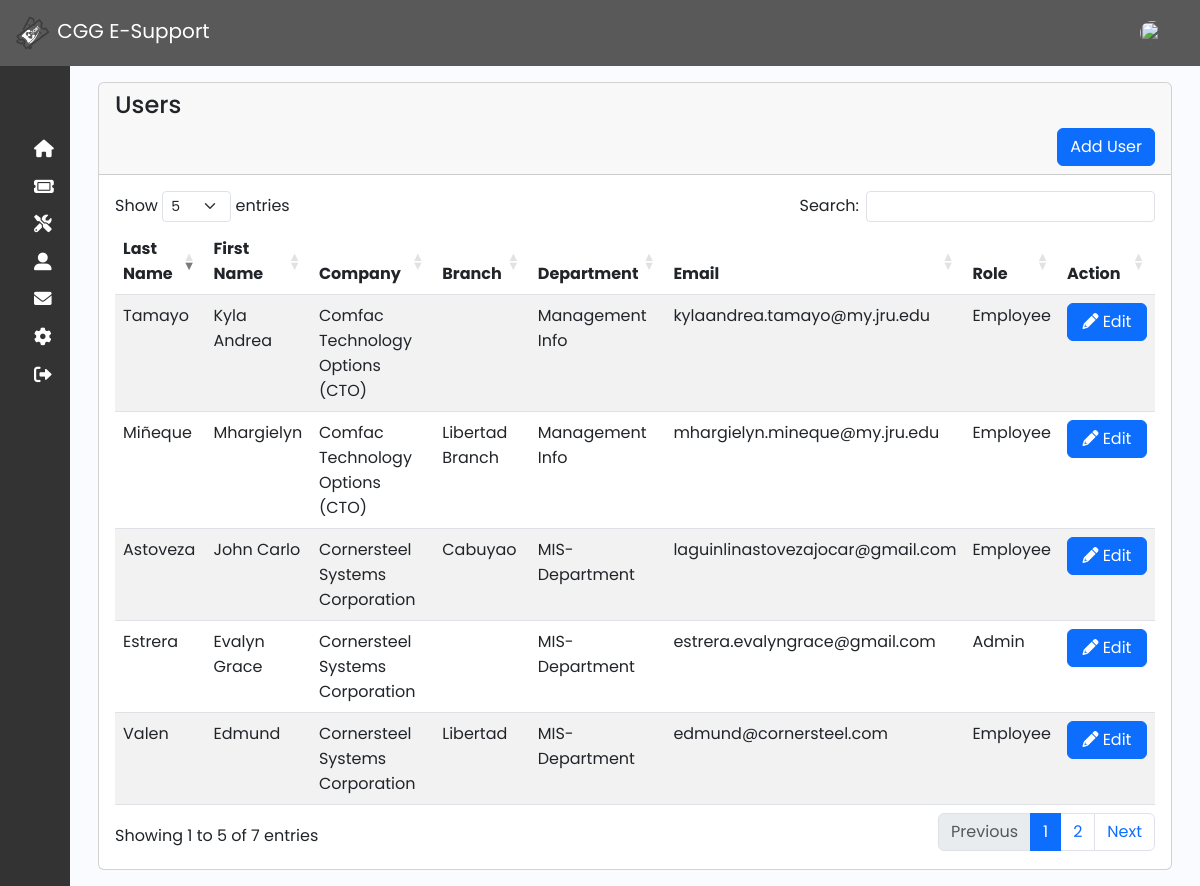
The app's page /admin/user.php (signed in), older data.
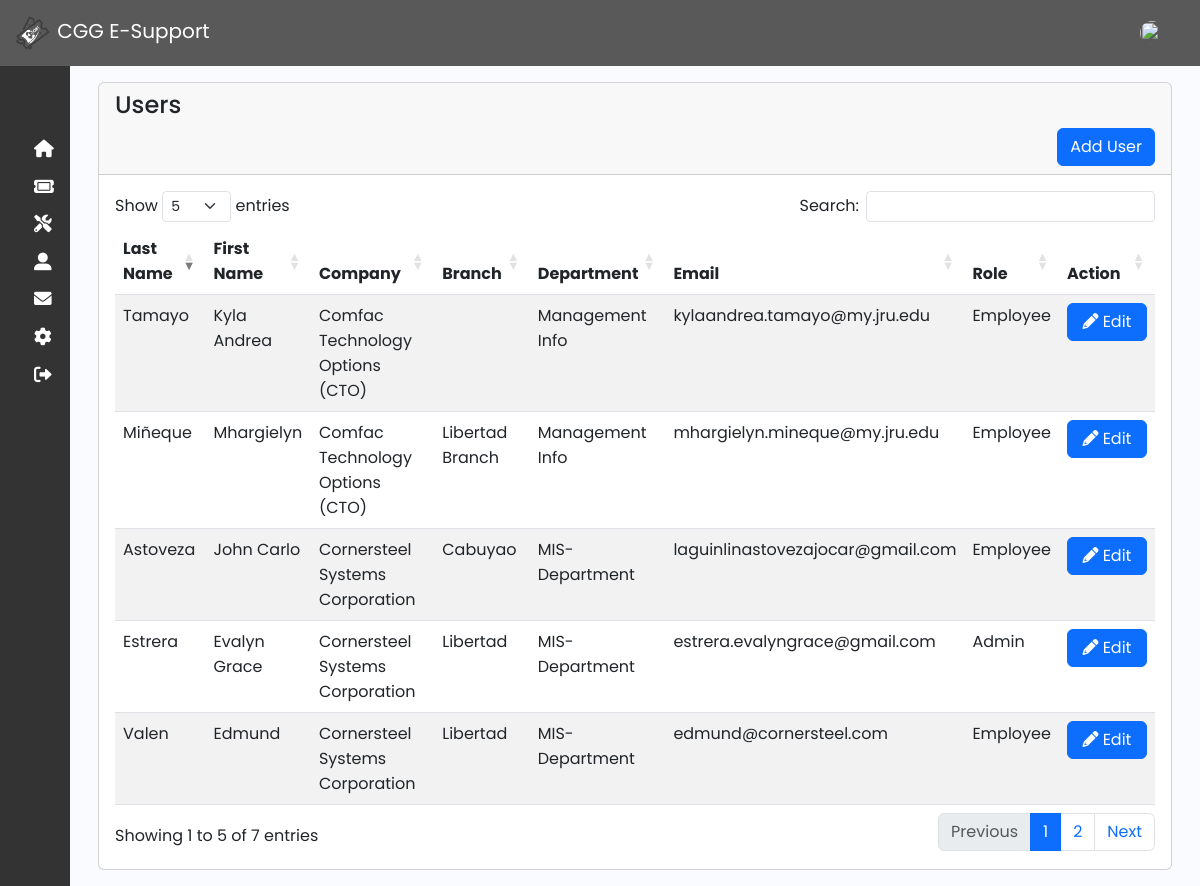
The same page, newer data.
### tables this page shows
CREATE TABLE `user` (
  `user_id` int(11) NOT NULL,
  `lastname` varchar(191) NOT NULL,
  `firstname` varchar(191) NOT NULL,
  `middleinitial` varchar(191) NOT NULL,
  `suffix` varchar(50) NOT NULL,
  `company` varchar(191) NOT NULL,
  `branch` varchar(191) NOT NULL,
  `department` varchar(191) NOT NULL,
  `email` varchar(191) NOT NULL,
  `contact` varchar(191) NOT NULL,
  `username` varchar(191) NOT NULL,
  `password` varchar(191) NOT NULL,
  `verification_status` tinyint(50) NOT NULL,
  `role` tinyint(2) NOT NULL,
  `created_at` timestamp NOT NULL DEFAULT current_timestamp(),
  `image` varchar(250) DEFAULT NULL
);

### function/myfunction.php (called while the page is built, shortened)
<?php
include('mysql_connect.php');
function getAll($table)
{
    global $con;
    $query = "SELECT * FROM $table";
    return $query_run = mysqli_query($con, $query);
}
?>

### admin/user.php (the view, shortened to what this page needs)
<?php include('../function/myfunction.php');
include 'sidebar_navbar.php';
?>
<!DOCTYPE html>
<html lang="en">
<head>
    <link rel="stylesheet" href="https://cdnjs.cloudflare.com/ajax/libs/twitter-bootstrap/5.3.0/css/bootstrap.min.css">
    <link rel="stylesheet" href="https://cdn.datatables.net/1.13.7/css/dataTables.bootstrap5.min.css">
    <link rel="stylesheet" href="https://cdnjs.cloudflare.com/ajax/libs/font-awesome/6.0.0-beta3/css/all.min.css">
    <link href="https://cdn.lineicons.com/4.0/lineicons.css" rel="stylesheet" />
    <link href="https://cdn.jsdelivr.net/npm/bootstrap@5.3.0-alpha3/dist/css/bootstrap.min.css" rel="stylesheet">
    <link rel="stylesheet" href="css/sidebar.css">
</head>
<body>
    <div class="main p-3">
        <div class="container">
            <div class="row">
                <div class="col-md-12">
                    <div class="card">
                        <div class="card-header">
                            <h4>Users</h4>
                            <button class="btn btn-primary float-end" data-bs-toggle="modal" data-bs-target="#addUserModal">Add User</button>
                        </div>
                        <div class="card-body">
                            <div class="table-responsive">
                                <table id="example" class="table table-striped" style="width:100%">
                                    <thead>
                                        <tr>
                                            <th>Last Name</th>
                                            <th>First Name</th>
                                            <th>Company</th>
                                            <th>Branch</th>
                                            <th>Department</th>
                                            <th>Email</th>
                                            <th>Role</th>
                                            <th>Action</th>
                                        </tr>
                                    </thead>
                                    <tbody>
                                        <?php
                                        $user = getAll("user");
                                        if (mysqli_num_rows($user) > 0) {
                                            foreach ($user as $item) {
                                        ?>
                                                <tr>
                                                    <td><?= $item['lastname']; ?></td>
                                                    <td><?= $item['firstname']; ?></td>
                                                    <td><?= $item['company']; ?></td>
                                                    <td><?= $item['branch']; ?></td>
                                                    <td><?= $item['department']; ?></td>
                                                    <td><?= $item['email']; ?></td>
                                                    <td><?= $item['role'] == 0 ? 'Admin' : 'Employee'; ?></td>
                                                    <td>
                                                        <div class="btn-group" role="group">
                                                            <a href="#" class="btn btn-primary" style="width: 80px;" data-bs-toggle="modal" data-bs-target="#editUserModal<?= $item['user_id']; ?>"><i class="fas fa-pencil"></i>&nbsp;Edit</a>
                                                        </div>
                                                    </td>
                                                </tr>
                                        <?php
                                            }
                                        }
                                        ?>
                                    </tbody>
                                </table>
                            </div>
                        </div>
                    </div>
                </div>
            </div>
        </div>
    </div>
</body>
</html>

Row changes from the older to the newer data that the page shows:
changed user "Estrera": branch (not shown) → "Libertad"
